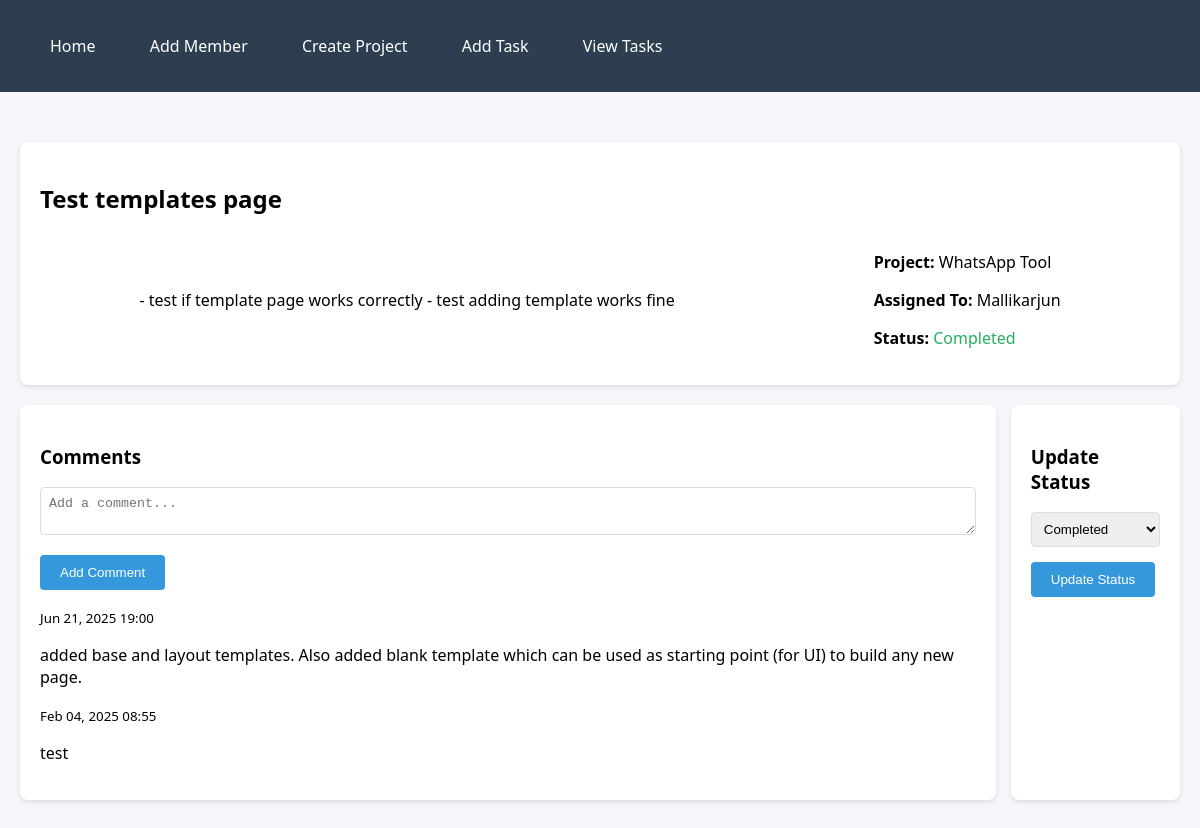
/admin/projects/view_task.php?id=4, run on the app's committed database.
### tables this page shows
CREATE TABLE `tasks` (
  `id` int(11) NOT NULL,
  `project_id` int(11) DEFAULT NULL,
  `title` varchar(100) NOT NULL,
  `description` text DEFAULT NULL,
  `assigned_to` int(11) DEFAULT NULL,
  `status` enum('pending','in-progress','completed') DEFAULT 'pending',
  `created_at` timestamp NOT NULL DEFAULT current_timestamp(),
  `created_by` varchar(10) DEFAULT NULL,
  `task_number` varchar(5) DEFAULT '00000',
  `attachments` text DEFAULT NULL
);

CREATE TABLE `projects` (
  `id` int(11) NOT NULL,
  `name` varchar(100) NOT NULL,
  `description` text DEFAULT NULL,
  `created_at` timestamp NOT NULL DEFAULT current_timestamp(),
  `created_by` varchar(10) DEFAULT NULL
);

CREATE TABLE `team_members` (
  `id` int(11) NOT NULL,
  `name` varchar(100) NOT NULL,
  `email` varchar(100) NOT NULL,
  `username` varchar(100) DEFAULT NULL,
  `password` varchar(255) DEFAULT NULL,
  `role` varchar(100) DEFAULT 'team_member',
  `pumble_mention` varchar(255) DEFAULT NULL
);

CREATE TABLE `comments` (
  `id` int(11) NOT NULL,
  `task_id` int(11) NOT NULL,
  `team_member_id` int(11) DEFAULT NULL,
  `comment` text NOT NULL,
  `created_at` timestamp NOT NULL DEFAULT current_timestamp()
);

### admin/projects/view_task.php (the view, shortened to what this page needs)
<?php
include 'header.php';
include 'db.php';
$task_id = $_GET['id'];
$task = $conn->prepare("
    SELECT tasks.*, projects.name AS project_name, team_members.name AS assigned_to
    FROM tasks
    JOIN projects ON tasks.project_id = projects.id
    LEFT JOIN team_members ON tasks.assigned_to = team_members.id
    WHERE tasks.id = ?
");
$task->execute([$task_id]);
$task = $task->fetch(PDO::FETCH_ASSOC);
$comments = $conn->prepare("
    SELECT comments.*, team_members.name AS author
    FROM comments
    LEFT JOIN team_members ON comments.team_member_id = team_members.id
    WHERE task_id = ?
    ORDER BY created_at DESC
");
$comments->execute([$task_id]);
?>
<div class="card">
    <h2><?= $task['title'] ?></h2>
    <div class="task-data">
        <div class="task-description">
            <p><?= $task['description'] ?></p>
        </div>
        <div class="task-meta">
            <p><strong>Project:</strong> <?= $task['project_name'] ?></p>
            <p><strong>Assigned To:</strong> <?= $task['assigned_to'] ?? 'Unassigned' ?></p>
            <p><strong>Status:</strong>
                <span class="status <?= $task['status'] ?>"><?= ucfirst($task['status']) ?></span>
            </p>
        </div>
    </div>
</div>
<div class="task-data-1">
    <div class="card" style="flex-grow: 3;">
        <h3>Comments</h3>
        <form action="add_comment.php" method="POST">
            <div class="form-group">
                <textarea name="comment" placeholder="Add a comment..." required></textarea>
            </div>
            <button type="submit">Add Comment</button>
        </form>
        <div class="comment-section">
            <?php while($comment = $comments->fetch(PDO::FETCH_ASSOC)): ?>
            <div class="comment">
                <p><strong><?= $comment['author'] ?></strong>
                <small><?= date('M d, Y H:i', strtotime($comment['created_at'])) ?></small></p>
                <p><?= $comment['comment'] ?></p>
            </div>
            <?php endwhile; ?>
        </div>
    </div>
    <div class="card" style="flex-grow: 1;">
        <h3>Update Status</h3>
        <form action="update_status.php" method="POST">
            <div class="form-group">
                <select name="status">
                    <option value="completed" <?= $task['status'] == 'completed' ? 'selected' : '' ?>>Completed</option>
                </select>
            </div>
            <button type="submit">Update Status</button>
        </form>
    </div>
</div>
<?php include 'footer.php'; ?>

### admin/projects/header.php (style rules this page uses)
:root { --primary: #2c3e50; --secondary: #3498db; --light: #ecf0f1; }
body { font-family: 'Segoe UI', Tahoma, Geneva, Verdana, sans-serif; margin: 0; padding: 0; background-color: #f5f6fa; }
.card { background: white; border-radius: 8px; padding: 20px; margin-bottom: 20px; box-shadow: 0 2px 4px rgba(0,0,0,0.1); }
.form-group { margin-bottom: 15px; }
input, textarea, select { width: 100%; padding: 8px; border: 1px solid #ddd; border-radius: 4px; box-sizing: border-box; }
button { background-color: var(--secondary); color: white; border: none; padding: 10px 20px; border-radius: 4px; cursor: pointer; }
.status.completed { color: #27ae60; }
.task-data { display: flex; justify-content: space-around; align-items: center; }

### admin/projects/view_task.php (style rules this page uses)
.task-data-1 { display: flex; justify-content: flex-start; gap: 15px; }

### data on the page
tasks: title "Test templates page", description "- test if template page works correctly - test adding template works fine", project.name "WhatsApp Tool", assigned_to.name "Mallikarjun", status "Completed"
comments: created_at "Jun 21, 2025 19:00", comment "added base and layout templates. Also added blank template which can be used as starting point (for UI) to build any new page."
comments: created_at "Feb 04, 2025 08:55", comment "test"
